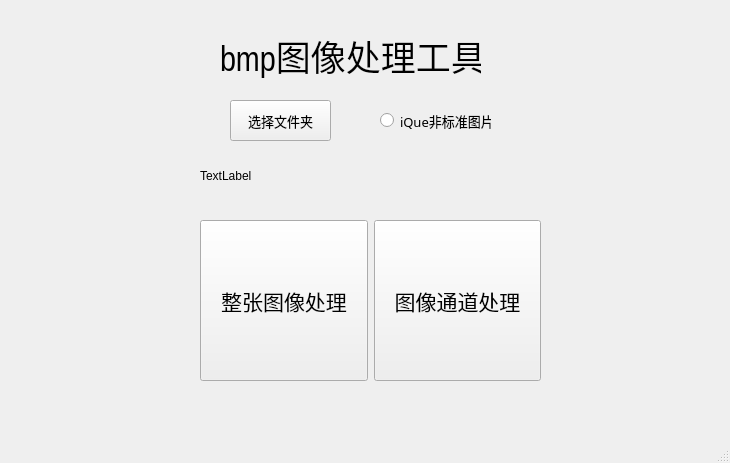
<?xml version="1.0" encoding="UTF-8"?>
<ui version="4.0">
 <class>MainWindow</class>
 <widget class="QMainWindow" name="MainWindow">
  <property name="geometry">
   <rect>
    <x>0</x>
    <y>0</y>
    <width>730</width>
    <height>463</height>
   </rect>
  </property>
  <property name="windowTitle">
   <string>MainWindow</string>
  </property>
  <property name="layoutDirection">
   <enum>Qt::LeftToRight</enum>
  </property>
  <widget class="QWidget" name="centralwidget">
   <widget class="QToolButton" name="openFileButton">
    <property name="geometry">
     <rect>
      <x>230</x>
      <y>100</y>
      <width>101</width>
      <height>41</height>
     </rect>
    </property>
    <property name="sizePolicy">
     <sizepolicy hsizetype="Fixed" vsizetype="Preferred">
      <horstretch>0</horstretch>
      <verstretch>0</verstretch>
     </sizepolicy>
    </property>
    <property name="font">
     <font>
      <family>ADMUI3Lg</family>
      <pointsize>10</pointsize>
     </font>
    </property>
    <property name="text">
     <string>选择文件夹</string>
    </property>
   </widget>
   <widget class="QRadioButton" name="unformatRadioButton">
    <property name="enabled">
     <bool>true</bool>
    </property>
    <property name="geometry">
     <rect>
      <x>380</x>
      <y>100</y>
      <width>111</width>
      <height>41</height>
     </rect>
    </property>
    <property name="font">
     <font>
      <family>ADMUI3Lg</family>
      <pointsize>10</pointsize>
     </font>
    </property>
    <property name="text">
     <string>iQue非标准图片</string>
    </property>
   </widget>
   <widget class="QWidget" name="horizontalLayoutWidget">
    <property name="geometry">
     <rect>
      <x>200</x>
      <y>220</y>
      <width>341</width>
      <height>161</height>
     </rect>
    </property>
    <layout class="QHBoxLayout" name="horizontalLayout">
     <item>
      <widget class="QPushButton" name="wholeImageButton">
       <property name="sizePolicy">
        <sizepolicy hsizetype="Minimum" vsizetype="Expanding">
         <horstretch>0</horstretch>
         <verstretch>0</verstretch>
        </sizepolicy>
       </property>
       <property name="minimumSize">
        <size>
         <width>10</width>
         <height>10</height>
        </size>
       </property>
       <property name="font">
        <font>
         <family>Arial</family>
         <pointsize>16</pointsize>
        </font>
       </property>
       <property name="text">
        <string>整张图像处理</string>
       </property>
      </widget>
     </item>
     <item>
      <widget class="QPushButton" name="channelButton">
       <property name="sizePolicy">
        <sizepolicy hsizetype="Minimum" vsizetype="MinimumExpanding">
         <horstretch>0</horstretch>
         <verstretch>0</verstretch>
        </sizepolicy>
       </property>
       <property name="font">
        <font>
         <family>Arial</family>
         <pointsize>16</pointsize>
        </font>
       </property>
       <property name="text">
        <string>图像通道处理</string>
       </property>
      </widget>
     </item>
    </layout>
   </widget>
   <widget class="QLabel" name="label">
    <property name="geometry">
     <rect>
      <x>200</x>
      <y>160</y>
      <width>331</width>
      <height>31</height>
     </rect>
    </property>
    <property name="text">
     <string>TextLabel</string>
    </property>
   </widget>
   <widget class="QLabel" name="label_2">
    <property name="geometry">
     <rect>
      <x>220</x>
      <y>30</y>
      <width>261</width>
      <height>51</height>
     </rect>
    </property>
    <property name="font">
     <font>
      <family>Arial Narrow</family>
      <pointsize>26</pointsize>
     </font>
    </property>
    <property name="text">
     <string>bmp图像处理工具</string>
    </property>
   </widget>
  </widget>
  <widget class="QStatusBar" name="statusbar"/>
 </widget>
 <resources/>
 <connections/>
</ui>
